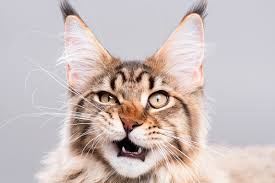
#> input picture 1.jpeg, 275 x 183 px
$ python 3.py
#> lines starting #> are read from the running program, lines starting #| are printed output that depends on the picture; after the words box and inside, x2 and y2 are one past the last pixel; in counts of white or black regions, pixels touching at a corner belong together
#> further down, img is the input picture: shape (183, 275, 3); mean R, G, B 203.2, 190.6, 188.8
from skimage import io,draw
import matplotlib.pyplot as plt
import numpy as np

def drawLine(image,color,linestep):
#> called with linestep = 20
    rows,cols,dims=image.shape
#> rows = 183; cols = 275; dims = 3
    ret_img = np.uint8(image)

    for i in range(linestep, rows, linestep):
        for j in range(0,cols):
            for k in range(0,3):
                ret_img[i,j,k] = np.uint8(color[k])
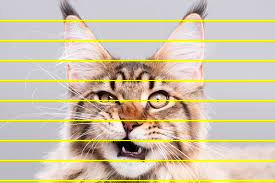
#> ret_img: shape (183, 275, 3); 4.92% of pixels changed, all inside (x1, y1, x2, y2) = (0, 20, 275, 181)

    for i in range(0,rows):
        for j in range(linestep,cols,linestep):
            for k in range(0,3):
                ret_img[i,j,k] = np.uint8(color[k])
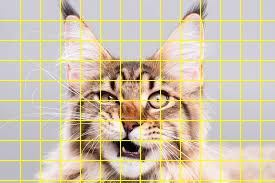
#> ret_img: shape (183, 275, 3); 4.49% of pixels changed, all inside (x1, y1, x2, y2) = (20, 0, 261, 183)
    return ret_img

img=io.imread('1.jpeg')

color = [255,255,0]
step = 20

plt.figure(num=2,figsize=(8,8))
plt.subplot(1,2,1)
plt.title('origin image')
plt.imshow(img)

img2 = drawLine(img,color,step)

plt.subplot(1,2,2)
plt.title('lined result')
plt.imshow(img2)
plt.show()
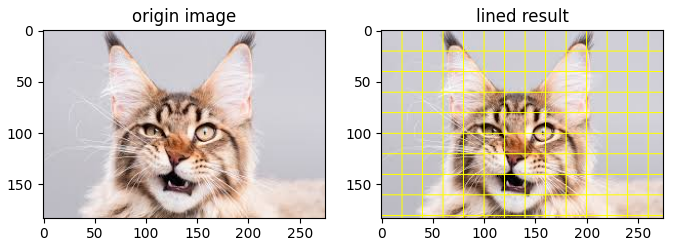
#> figure drawn by matplotlib, 2 panels
